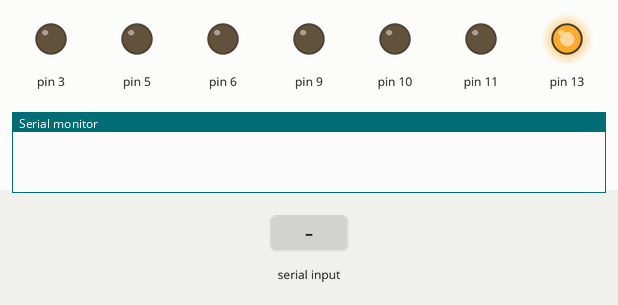
Simulated run of this sketch. Board: Arduino Uno, built with avr-gcc and run on an emulated ATmega328P. Parts: output pins drawn as LEDs (lit = HIGH), the last lines printed to the serial monitor. Inputs (shaded band) come from the test bench.

Above: at 0.1 s.
At 2.4 s:
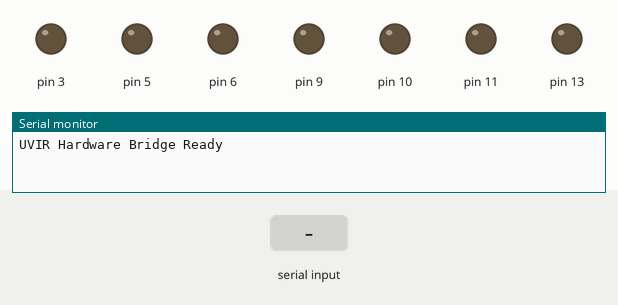
2.5 s: "PING:1\n" received over Serial
4.0 s: "STATUS:1\n" received over Serial
5.5 s: "PWM:\n" received over Serial
Timing chart, 0 to 8.5 s (numbered marks = the images above; inputs shaded):
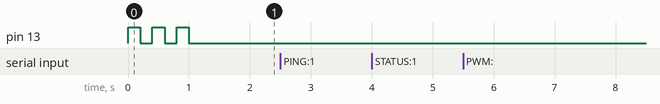

The sketch:

arduino_pwm_control.ino
```cpp
/*
 * UVIR Hardware Bridge - Arduino PWM Controller
 *
 * This sketch enables the UVIR system to control LEDs and other PWM devices
 * via serial communication. It listens for commands in the format:
 * PWM:pin:value
 *
 * Example: PWM:13:128 sets pin 13 to 50% brightness (128/255)
 *
 * Hardware Setup:
 * - Connect an LED with 220Ω resistor to pin 13
 * - Connect Arduino to computer via USB
 * - Set Serial Port in environment variable (e.g., /dev/ttyUSB0 or COM3)
 */

void setup() {
  Serial.begin(9600);

  // Initialize LED pin
  pinMode(13, OUTPUT);

  // Optional: Initialize other PWM pins
  pinMode(3, OUTPUT);
  pinMode(5, OUTPUT);
  pinMode(6, OUTPUT);
  pinMode(9, OUTPUT);
  pinMode(10, OUTPUT);
  pinMode(11, OUTPUT);

  // Startup sequence - flash LED to show ready
  for (int i = 0; i < 3; i++) {
    digitalWrite(13, HIGH);
    delay(200);
    digitalWrite(13, LOW);
    delay(200);
  }

  Serial.println("UVIR Hardware Bridge Ready");
}

void loop() {
  if (Serial.available()) {
    String command = Serial.readStringUntil('\n');
    command.trim(); // Remove whitespace

    if (command.startsWith("PWM:")) {
      handlePWMCommand(command);
    } else if (command.startsWith("PING")) {
      Serial.println("PONG");
    } else if (command.startsWith("STATUS")) {
      Serial.println("READY");
    } else {
      Serial.println("ERROR: Unknown command");
    }
  }
}

void handlePWMCommand(String command) {
  // Parse PWM:pin:value format
  int firstColon = command.indexOf(':');
  int secondColon = command.lastIndexOf(':');

  if (firstColon == -1 || secondColon == -1 || firstColon == secondColon) {
    Serial.println("ERROR: Invalid PWM format. Use PWM:pin:value");
    return;
  }

  String pinStr = command.substring(firstColon + 1, secondColon);
  String valueStr = command.substring(secondColon + 1);

  int pin = pinStr.toInt();
  int value = valueStr.toInt();

  // Validate pin (only allow PWM-capable pins)
  if (!isPWMPin(pin)) {
    Serial.println("ERROR: Invalid pin. Use pins 3,5,6,9,10,11,13");
    return;
  }

  // Validate value (0-255 for PWM)
  if (value < 0 || value > 255) {
    Serial.println("ERROR: Invalid value. Use 0-255");
    return;
  }

  // Execute PWM command
  analogWrite(pin, value);

  // Send confirmation
  Serial.println("OK");

  // Optional: Debug output
  // Serial.print("DEBUG: Set pin ");
  // Serial.print(pin);
  // Serial.print(" to ");
  // Serial.println(value);
}

bool isPWMPin(int pin) {
  // Arduino Uno PWM pins: 3, 5, 6, 9, 10, 11
  // Pin 13 is also allowed for basic LED control
  return (pin == 3 || pin == 5 || pin == 6 || pin == 9 ||
          pin == 10 || pin == 11 || pin == 13);
}

// Optional: Add more command handlers
void handleStatusCommand() {
  Serial.println("UVIR Bridge Status:");
  Serial.println("- PWM pins: 3,5,6,9,10,11,13");
  Serial.println("- Commands: PWM:pin:value, PING, STATUS");
  Serial.println("- Ready for AI control");
}
```
